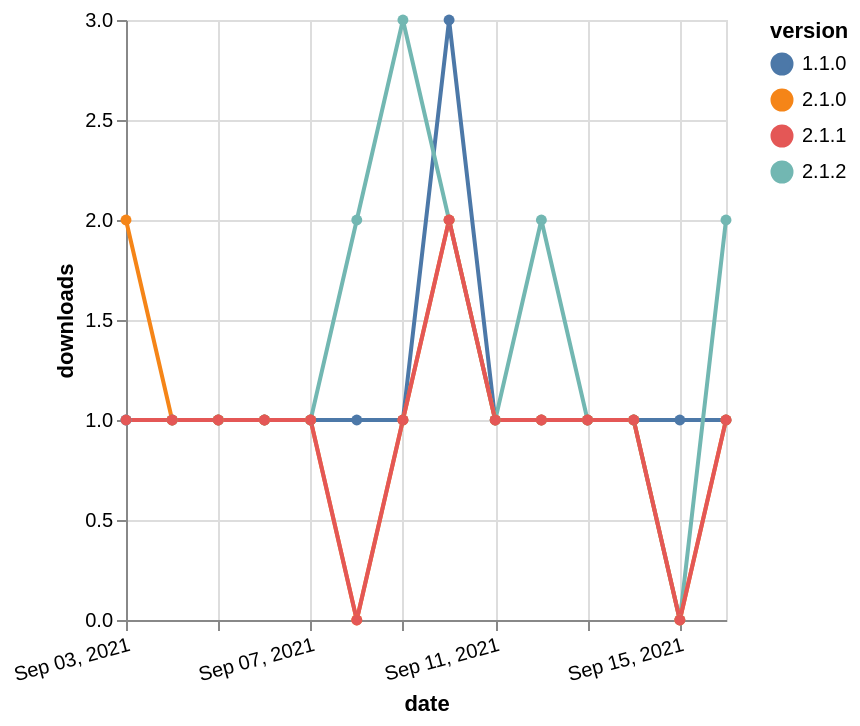

Specify this chart in Vega-Lite:
### Vega-Lite specification from a JSON file in a GitHub repository (floating-point values rounded to 4 significant figures)
{"$schema": "https://vega.github.io/schema/vega-lite/v5.json", "description": "A simple bar chart with embedded data.", "data": {"values": [{"date": "2021-09-03", "total": 158, "delta": 1, "version": "1.1.0"}, {"date": "2021-09-04", "total": 159, "delta": 1, "version": "1.1.0"}, {"date": "2021-09-05", "total": 160, "delta": 1, "version": "1.1.0"}, {"date": "2021-09-06", "total": 161, "delta": 1, "version": "1.1.0"}, {"date": "2021-09-07", "total": 162, "delta": 1, "version": "1.1.0"}, {"date": "2021-09-08", "total": 163, "delta": 1, "version": "1.1.0"}, {"date": "2021-09-09", "total": 164, "delta": 1, "version": "1.1.0"}, {"date": "2021-09-10", "total": 167, "delta": 3, "version": "1.1.0"}, {"date": "2021-09-11", "total": 168, "delta": 1, "version": "1.1.0"}, {"date": "2021-09-12", "total": 169, "delta": 1, "version": "1.1.0"}, {"date": "2021-09-13", "total": 170, "delta": 1, "version": "1.1.0"}, {"date": "2021-09-14", "total": 171, "delta": 1, "version": "1.1.0"}, {"date": "2021-09-15", "total": 172, "delta": 1, "version": "1.1.0"}, {"date": "2021-09-16", "total": 173, "delta": 1, "version": "1.1.0"}, {"date": "2021-09-03", "total": 141, "delta": 1, "version": "2.1.2"}, {"date": "2021-09-04", "total": 142, "delta": 1, "version": "2.1.2"}, {"date": "2021-09-05", "total": 143, "delta": 1, "version": "2.1.2"}, {"date": "2021-09-06", "total": 144, "delta": 1, "version": "2.1.2"}, {"date": "2021-09-07", "total": 145, "delta": 1, "version": "2.1.2"}, {"date": "2021-09-08", "total": 147, "delta": 2, "version": "2.1.2"}, {"date": "2021-09-09", "total": 150, "delta": 3, "version": "2.1.2"}, {"date": "2021-09-10", "total": 152, "delta": 2, "version": "2.1.2"}, {"date": "2021-09-11", "total": 153, "delta": 1, "version": "2.1.2"}, {"date": "2021-09-12", "total": 155, "delta": 2, "version": "2.1.2"}, {"date": "2021-09-13", "total": 156, "delta": 1, "version": "2.1.2"}, {"date": "2021-09-14", "total": 157, "delta": 1, "version": "2.1.2"}, {"date": "2021-09-15", "total": 157, "delta": 0, "version": "2.1.2"}, {"date": "2021-09-16", "total": 159, "delta": 2, "version": "2.1.2"}, {"date": "2021-09-03", "total": 126, "delta": 2, "version": "2.1.0"}, {"date": "2021-09-04", "total": 127, "delta": 1, "version": "2.1.0"}, {"date": "2021-09-05", "total": 128, "delta": 1, "version": "2.1.0"}, {"date": "2021-09-06", "total": 129, "delta": 1, "version": "2.1.0"}, {"date": "2021-09-07", "total": 130, "delta": 1, "version": "2.1.0"}, {"date": "2021-09-08", "total": 130, "delta": 0, "version": "2.1.0"}, {"date": "2021-09-09", "total": 131, "delta": 1, "version": "2.1.0"}, {"date": "2021-09-10", "total": 133, "delta": 2, "version": "2.1.0"}, {"date": "2021-09-11", "total": 134, "delta": 1, "version": "2.1.0"}, {"date": "2021-09-12", "total": 135, "delta": 1, "version": "2.1.0"}, {"date": "2021-09-13", "total": 136, "delta": 1, "version": "2.1.0"}, {"date": "2021-09-14", "total": 137, "delta": 1, "version": "2.1.0"}, {"date": "2021-09-15", "total": 137, "delta": 0, "version": "2.1.0"}, {"date": "2021-09-16", "total": 138, "delta": 1, "version": "2.1.0"}, {"date": "2021-09-03", "total": 133, "delta": 1, "version": "2.1.1"}, {"date": "2021-09-04", "total": 134, "delta": 1, "version": "2.1.1"}, {"date": "2021-09-05", "total": 135, "delta": 1, "version": "2.1.1"}, {"date": "2021-09-06", "total": 136, "delta": 1, "version": "2.1.1"}, {"date": "2021-09-07", "total": 137, "delta": 1, "version": "2.1.1"}, {"date": "2021-09-08", "total": 137, "delta": 0, "version": "2.1.1"}, {"date": "2021-09-09", "total": 138, "delta": 1, "version": "2.1.1"}, {"date": "2021-09-10", "total": 140, "delta": 2, "version": "2.1.1"}, {"date": "2021-09-11", "total": 141, "delta": 1, "version": "2.1.1"}, {"date": "2021-09-12", "total": 142, "delta": 1, "version": "2.1.1"}, {"date": "2021-09-13", "total": 143, "delta": 1, "version": "2.1.1"}, {"date": "2021-09-14", "total": 144, "delta": 1, "version": "2.1.1"}, {"date": "2021-09-15", "total": 144, "delta": 0, "version": "2.1.1"}, {"date": "2021-09-16", "total": 145, "delta": 1, "version": "2.1.1"}]}, "width": "container", "mark": {"type": "line", "point": {"filled": true}}, "encoding": {"x": {"field": "date", "type": "temporal", "timeUnit": "yearmonthdate", "title": "date", "axis": {"labelAngle": -15}}, "y": {"field": "delta", "type": "quantitative", "title": "downloads"}, "color": {"field": "version", "type": "nominal"}, "tooltip": {"field": "delta"}}}
